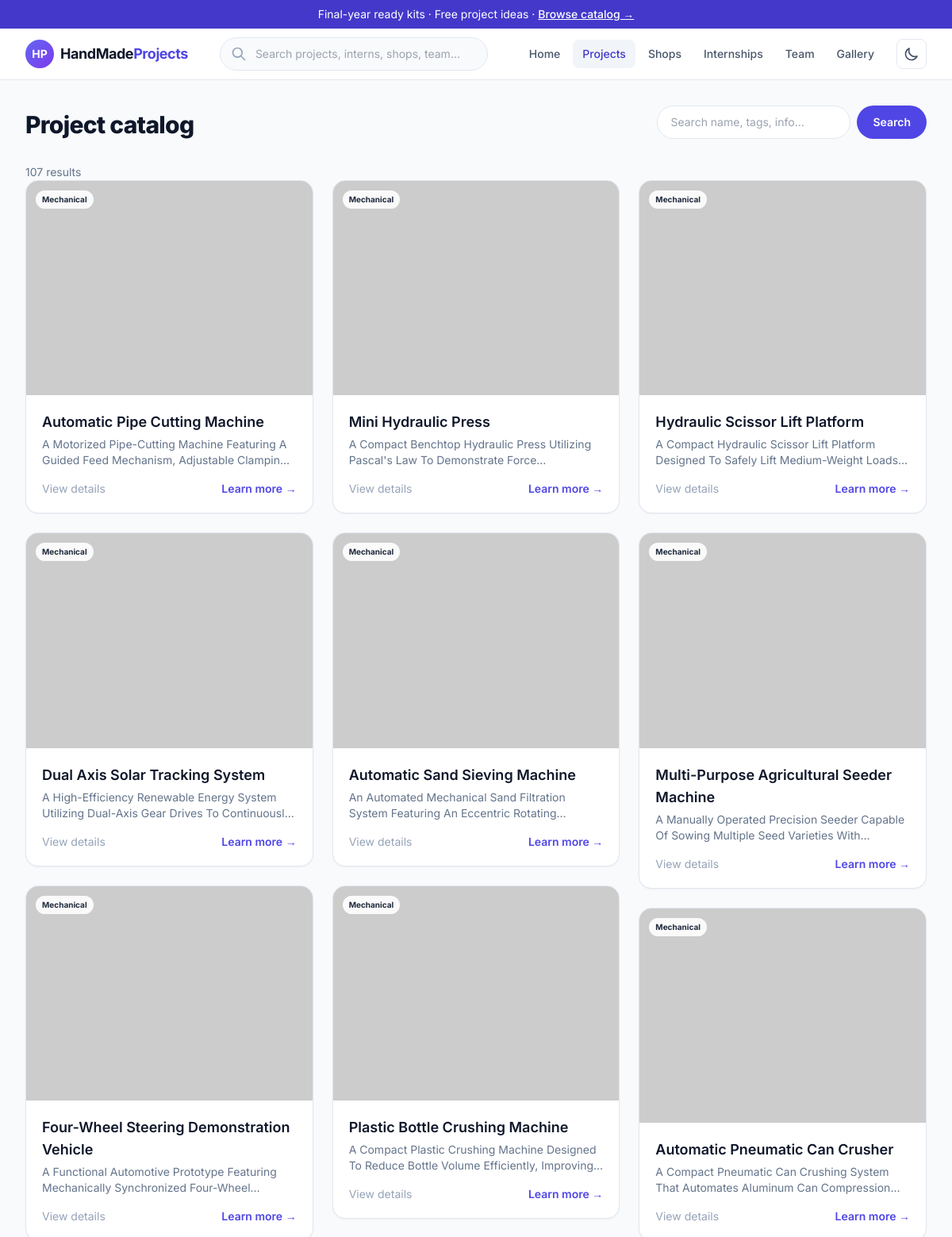
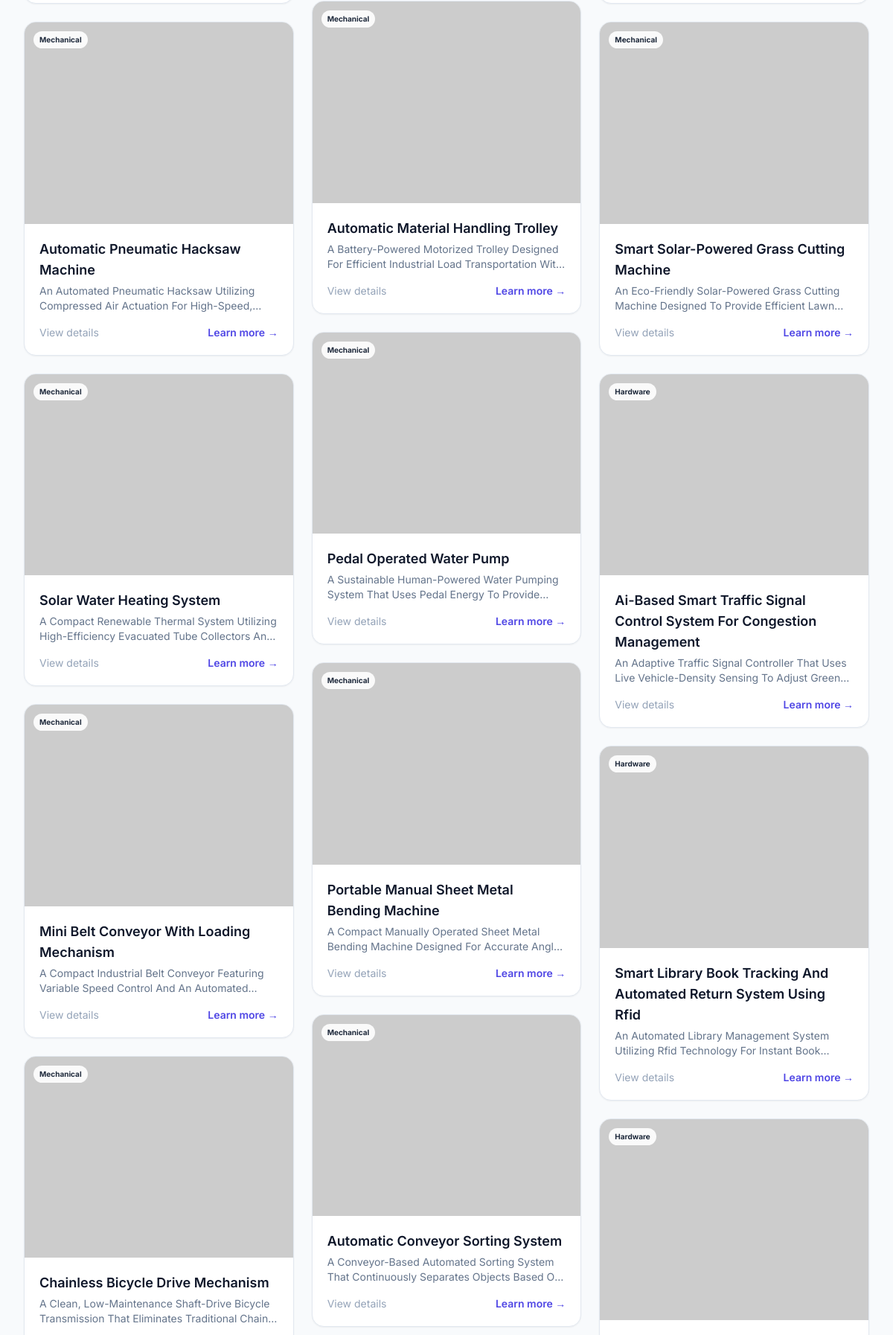
Page /productlist/ (upper part) on the committed database (2 pictures, top to bottom).
### mainapp/models.py (models this page shows, shortened)
class ProductBase(models.Model):
    prodid = models.AutoField(primary_key=True)
    productname = models.TextField(default="*")
    mainimgbasetxt = models.TextField(default="*")
    prodtags = models.TextField(default="*")
    prodcost = models.TextField(default="*")
    highlighttitle = models.TextField(default="*")
    prodinfo = models.TextField(default="*")
    gallery = models.TextField(default="*")  # ; separated image links
    ytlinks = models.TextField(default="*")
    components = models.TextField(
        default="*",
        help_text=(
            "Semicolon-separated component image URLs. "
            "Optional label: Label|https://example.com/part.jpg"
        ),
    )
    documents = models.TextField(
        default="*",
        help_text=(
            "Semicolon-separated document URLs (ppt, pptx, pdf, doc, docx, xls, xlsx, …). "
            "Optional label: Label|https://example.com/file.pdf"
        ),
    )
    timestamp = models.DateTimeField(auto_now_add=True)
    category_slug = ""
    category_name = ""
    class Meta:
        abstract = True
        ordering = ["-timestamp"]
    @property
    def category_label(self) -> str:
        return self.category_name or self.category_slug

class Project_Mechanical(ProductBase):
    category_slug = "mechanical"
    category_name = "Mechanical"
    class Meta(ProductBase.Meta):
        verbose_name = "Project Mechanical"
        verbose_name_plural = "Project Mechanical"

class Project_Hardware(ProductBase):
    category_slug = "hardware"
    category_name = "Hardware"
    class Meta(ProductBase.Meta):
        verbose_name = "Project Hardware"
        verbose_name_plural = "Project Hardware"

### mainapp/views/product.py (the view, shortened to what this page needs)
# urls.py: path('productlist/', views.productlist, name='productlist'),
def productlist(request):
    try:
        category_raw = request.GET.get("productcat", "").strip()
        searchQuery = request.GET.get("q", "").strip()
        active_category = resolve_category(category_raw)
        category = (
            active_category.slug
            if active_category
            else (canonical_slug(category_raw) if category_raw else "")
        )
        if category and get_product_model(category) is None and not active_category:
            products = []
        else:
            products = list_products(
                category_slug=category or None,
                search_query=searchQuery,
            )
        productListcount = len(products)
        page_obj, base_qs = paginate(request, products, PRODUCTS_PER_PAGE)
        quickFilters = getQuickFilters(active_category or category)
        content = {
            "productList": page_obj,
            "page_obj": page_obj,
            "base_qs": base_qs,
            "productListcount": productListcount,
            "searchQuery": searchQuery,
            "quickFilters": quickFilters,
            "active_productcat": category,
            "category_display_name": (
                active_category.name if active_category else (category or "")
            ),
            "catalog_categories": ProductCategory.objects.filter(is_active=True),
        }
        template = (
            "ProductSection/_product_results.html"
            if isAjaxRequest(request)
            else "ProductSection/productlist.html"
        )
        return render(request, template, content)
    except DjangoDbError as error:
        logger.warning("Database error in productlist: %s", error)
        return render(
            request,
            "ProductSection/productlist.html",
            {"error": "The catalog is temporarily unavailable. Please try again shortly."},
            status=500,
        )

### mainapp/product_catalog.py (called while the page is built)
def list_products(*, category_slug: str | None = None, search_query: str = ""):
    models = []
    if category_slug:
        Model = get_product_model(category_slug)
        if Model is not None:
            models = [Model]
    else:
        models = ALL_PRODUCT_MODELS
    items = []
    for Model in models:
        qs = Model.objects.all()
        if search_query:
            qs = qs.filter(search_filter_q(search_query))
        items.extend(list(qs))
    items.sort(key=lambda p: p.timestamp or p.prodid, reverse=True)
    return items

### mainapp/templatetags/nav_tags.py (called while the page is built)
@register.simple_tag(takes_context=True)
def nav_active(context, *url_names):
    request = context.get('request')
    resolver_match = getattr(request, 'resolver_match', None)
    if not resolver_match or resolver_match.url_name not in url_names:
        return ''
    return 'text-brand-700 bg-slate-100 dark:bg-slate-800 dark:text-brand-400'

### mainapp/views/_shared.py (called while the page is built)
def isAjaxRequest(request):
    return request.headers.get('X-Requested-With') == 'XMLHttpRequest'

def paginate(request, queryset, per_page):
    paginator = Paginator(queryset, per_page)
    page_obj = paginator.get_page(request.GET.get('page'))
    base_qs = request.GET.copy()
    base_qs.pop('page', None)
    return page_obj, base_qs.urlencode()

### mainapp/views/product.py (called while the page is built, shortened)
def resolve_category(value: str):
    raw = (value or "").strip()
    if not raw:
        return None

def getQuickFilters(category_slug_or_obj):
    try:
        if not category_slug_or_obj:
            return []
        if isinstance(category_slug_or_obj, ProductCategory):
            return category_slug_or_obj.hashtag_list
        cat = resolve_category(str(category_slug_or_obj))
        return cat.hashtag_list if cat else []
    except Exception as error:
        print("Quick filter error:", error)
        return []

### mainapp/templates/ProductSection/productlist.html (shortened to what this page needs)
{% extends "systemsetup/base.html" %}
{% load static %}
{% block content %}
<div data-ajax-filter data-ajax-target="#productResults">
  <div class="flex flex-col sm:flex-row sm:items-end justify-between gap-4 mb-8">
    <div>
      <h1 class="text-2xl md:text-3xl font-extrabold text-slate-900 dark:text-white tracking-tight">Project catalog</h1>
    </div>
    <form method="get" action="{% url 'productlist' %}" class="flex w-full sm:w-auto gap-2 max-w-md">
      <input
        type="search"
        name="q"
        value="{{ searchQuery|default:'' }}"
        placeholder="Search name, tags, info…"
        class="flex-1 rounded-full border border-slate-200 dark:border-slate-700 bg-white dark:bg-slate-900 px-4 py-2.5 text-sm focus:outline-none focus:ring-2 focus:ring-brand-500"
      >
      <button type="submit" class="rounded-full bg-brand-600 px-5 py-2.5 text-sm font-semibold text-white hover:bg-brand-700">
        Search
      </button>
    </form>
  </div>
  <div id="productResults">
    {% include "ProductSection/_product_results.html" %}
  </div>
</div>
{% endblock %}

### mainapp/templates/ProductSection/_product_results.html (shortened to what this page needs)
{% load price_filters %}
<p class="text-sm text-slate-500 dark:text-slate-400 mt-1">
  {% if productListcount is not None %}{{ productListcount }} result{{ productListcount|pluralize }}{% else %}Browse projects{% endif %}
</p>
<section class="pb-8">
  {% if productList %}
  <div class="product-masonry columns-1 sm:columns-2 lg:columns-3 gap-6">
    {% for product in productList %}
    <div class="break-inside-avoid mb-6 bg-white dark:bg-slate-900 rounded-2xl overflow-hidden border border-slate-200 dark:border-slate-700 shadow-sm hover:shadow-lg hover:-translate-y-0.5 transition">
      <a href="{% url 'productinfo' product.category_slug product.prodid %}" class="block group">
        <div class="relative bg-slate-100 dark:bg-slate-800">
          <img
            src="{{ product.mainimgbasetxt }}"
            alt="{{ product.productname }}"
            loading="lazy"
            decoding="async"
            class="group-hover:scale-[1.02] transition duration-300"
            onerror="this.src='https://via.placeholder.com/400x300?text=Product+Image'"
          />
          {% if product.category_label %}
          <span class="absolute top-3 left-3 rounded-full bg-white/90 dark:bg-slate-900/90 text-slate-800 dark:text-slate-100 text-[10px] font-bold px-2 py-1">{{ product.category_label }}</span>
          {% endif %}
        </div>
        <div class="p-5">
          <h2 class="text-lg font-semibold text-slate-900 dark:text-white group-hover:text-brand-600 mb-1">{{ product.productname | title }}</h2>
          <p class="text-sm text-slate-500 dark:text-slate-400 line-clamp-2">{{ product.highlighttitle | title }}</p>
          <div class="mt-4 flex items-center justify-between">
            {% if product.prodcost and product.prodcost != '*' %}
            <span class="text-sm font-bold text-slate-900 dark:text-white">₹{{ product.prodcost|price }}</span>
            {% else %}
            <span class="text-sm text-slate-400 dark:text-slate-500">View details</span>
            {% endif %}
            <span class="text-sm font-semibold text-brand-600 dark:text-brand-400">Learn more →</span>
          </div>
        </div>
        </a>
      </div>
      {% endfor %}
    </div>
  {% endif %}
</section>

### mainapp/templates/systemsetup/base.html (style rules this page uses)
html, body { min-height: 100%; margin: 0; }

### mainapp/templates/ProductSection/productlist.html (style rules this page uses)
.product-masonry { column-gap: 1.5rem; }
.product-masonry > * { break-inside: avoid; -webkit-column-break-inside: avoid; page-break-inside: avoid; }
.product-masonry img { width: 100%; height: auto; display: block; vertical-align: middle; }

### rows in the picture
Project_Mechanical: category_label "Mechanical", productname "Automatic Pipe Cutting Machine", highlighttitle "A Motorized Pipe-Cutting Machine Featuring A Guided Feed Mechanism, Adjustable…", prodcost "View details"
Project_Mechanical: category_label "Mechanical", productname "Dual Axis Solar Tracking System", highlighttitle "A High-Efficiency Renewable Energy System Utilizing Dual-Axis Gear Drives To…", prodcost "View details"
Project_Mechanical: category_label "Mechanical", productname "Four-Wheel Steering Demonstration Vehicle", highlighttitle "A Functional Automotive Prototype Featuring Mechanically Synchronized…", prodcost "View details"
Project_Mechanical: category_label "Mechanical", productname "Automatic Pneumatic Hacksaw Machine", highlighttitle "An Automated Pneumatic Hacksaw Utilizing Compressed Air Actuation For…", prodcost "View details"
Project_Mechanical: category_label "Mechanical", productname "Solar Water Heating System", highlighttitle "A Compact Renewable Thermal System Utilizing High-Efficiency Evacuated Tube Collectors…", prodcost "View details"
Project_Mechanical: category_label "Mechanical", productname "Mini Belt Conveyor With Loading Mechanism", highlighttitle "A Compact Industrial Belt Conveyor Featuring Variable Speed Control And An…", prodcost "View details"
Project_Mechanical: category_label "Mechanical", productname "Chainless Bicycle Drive Mechanism", highlighttitle "A Clean, Low-Maintenance Shaft-Drive Bicycle Transmission That Eliminates Traditional…"
Project_Mechanical: category_label "Mechanical", productname "Mini Hydraulic Press", highlighttitle "A Compact Benchtop Hydraulic Press Utilizing Pascal's Law To Demonstrate…", prodcost "View details"
Project_Mechanical: category_label "Mechanical", productname "Automatic Sand Sieving Machine", highlighttitle "An Automated Mechanical Sand Filtration System Featuring An Eccentric…", prodcost "View details"
Project_Mechanical: category_label "Mechanical", productname "Plastic Bottle Crushing Machine", highlighttitle "A Compact Plastic Crushing Machine Designed To Reduce Bottle Volume Efficiently,…", prodcost "View details"
Project_Mechanical: category_label "Mechanical", productname "Automatic Material Handling Trolley", highlighttitle "A Battery-Powered Motorized Trolley Designed For Efficient Industrial Load Transportation…", prodcost "View details"
Project_Mechanical: category_label "Mechanical", productname "Pedal Operated Water Pump", highlighttitle "A Sustainable Human-Powered Water Pumping System That Uses Pedal Energy To…", prodcost "View details"
Project_Mechanical: category_label "Mechanical", productname "Portable Manual Sheet Metal Bending Machine", highlighttitle "A Compact Manually Operated Sheet Metal Bending Machine Designed For Accurate…", prodcost "View details"
Project_Mechanical: category_label "Mechanical", productname "Automatic Conveyor Sorting System", highlighttitle "A Conveyor-Based Automated Sorting System That Continuously Separates Objects Based…", prodcost "View details"
Project_Mechanical: category_label "Mechanical", productname "Hydraulic Scissor Lift Platform", highlighttitle "A Compact Hydraulic Scissor Lift Platform Designed To Safely Lift Medium-Weight…", prodcost "View details"
Project_Mechanical: category_label "Mechanical", productname "Multi-Purpose Agricultural Seeder Machine", highlighttitle "A Manually Operated Precision Seeder Capable Of Sowing Multiple Seed Varieties…", prodcost "View details"
Project_Mechanical: category_label "Mechanical", productname "Automatic Pneumatic Can Crusher", highlighttitle "A Compact Pneumatic Can Crushing System That Automates Aluminum Can…", prodcost "View details"
Project_Mechanical: category_label "Mechanical", productname "Smart Solar-Powered Grass Cutting Machine", highlighttitle "An Eco-Friendly Solar-Powered Grass Cutting Machine Designed To Provide Efficient…", prodcost "View details"
Project_Hardware: category_label "Hardware", productname "Ai-Based Smart Traffic Signal Control System For Congestion Management", highlighttitle "An Adaptive Traffic Signal Controller That Uses Live Vehicle-Density Sensing To…", prodcost "View details"
Project_Hardware: category_label "Hardware", productname "Smart Library Book Tracking And Automated Return System Using Rfid", highlighttitle "An Automated Library Management System Utilizing Rfid Technology For Instant…", prodcost "View details"
Project_Hardware: category_label "Hardware"

### other values in the picture
{{ productListcount }} "107"
